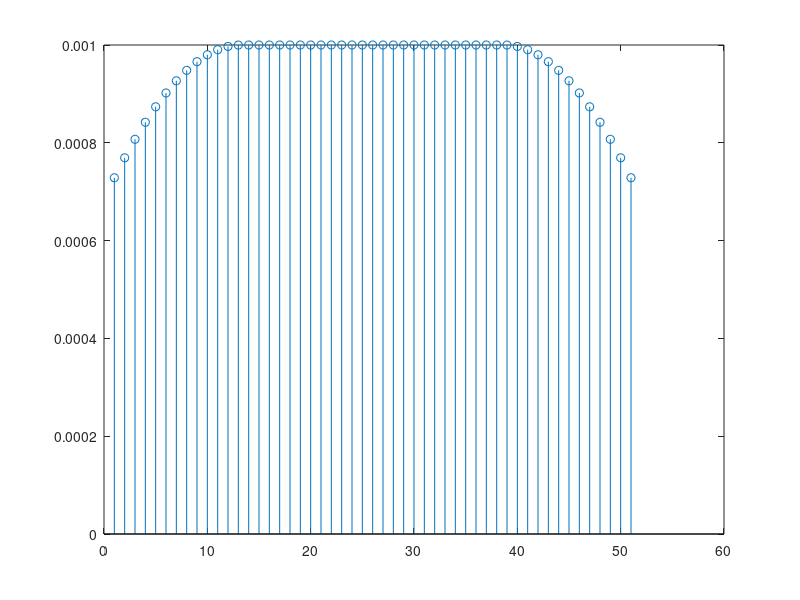

The MATLAB script that drew this image: (Note: this script raises an error after producing the figure.)
%function  result_t = nyquist(taps, beta)
taps = 51;
beta = 0.5;
f_samp = 8e8;
f_symb = 1e6;
T = 1/f_symb;
result = zeros(1, taps);
stepo = 1 / taps * f_symb;
highf = stepo * (taps - 1)/2;
f = linspace(-highf, highf, taps);
lcorner = (1 - beta) / (2 * T);
rcorner = (1 + beta) / (2 * T);
for i = 1:1:taps
	if (abs(f(i)) < lcorner)
		result(i) = sqrt(T);
	elseif (abs(f(i)) > rcorner)
		result(i) = 0;
    else
        result(i) = sqrt(T / 2 * (1 + cos(pi * T / beta * (abs(f(i)) - lcorner))));
	end
end
figure;
stem(result)
result_t = ifft(result);
figure;
plot(t,result_t)
t = (-(taps - 1) / 2 : (taps - 1) / 2)./f_samp;
